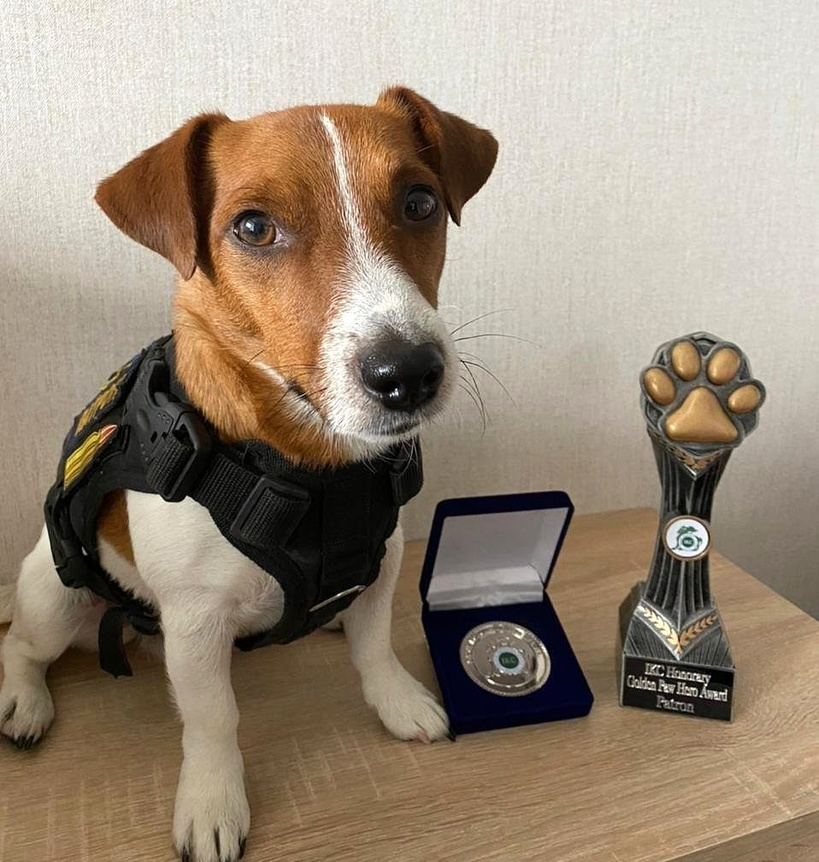
#> input picture пес патрон.jpg, 819 x 862 px, shrunk from 958 x 1008 before the run
$ python task2.py
#> lines starting #> are read from the running program, lines starting #| are printed output that depends on the picture
import numpy as np
from matplotlib.image import imread
import matplotlib.pyplot as plt

image_raw = imread("пес патрон.jpg")
#> image_raw is the input picture: shape (862, 819, 3); mean R, G, B 153.1, 138.1, 120.4
print(image_raw.shape)
#| (862, 819, 3)
plt.figure(figsize=(6, 6))
plt.imshow(image_raw)
plt.title("Original")
plt.show()

image_sum = image_raw.sum(axis=2)
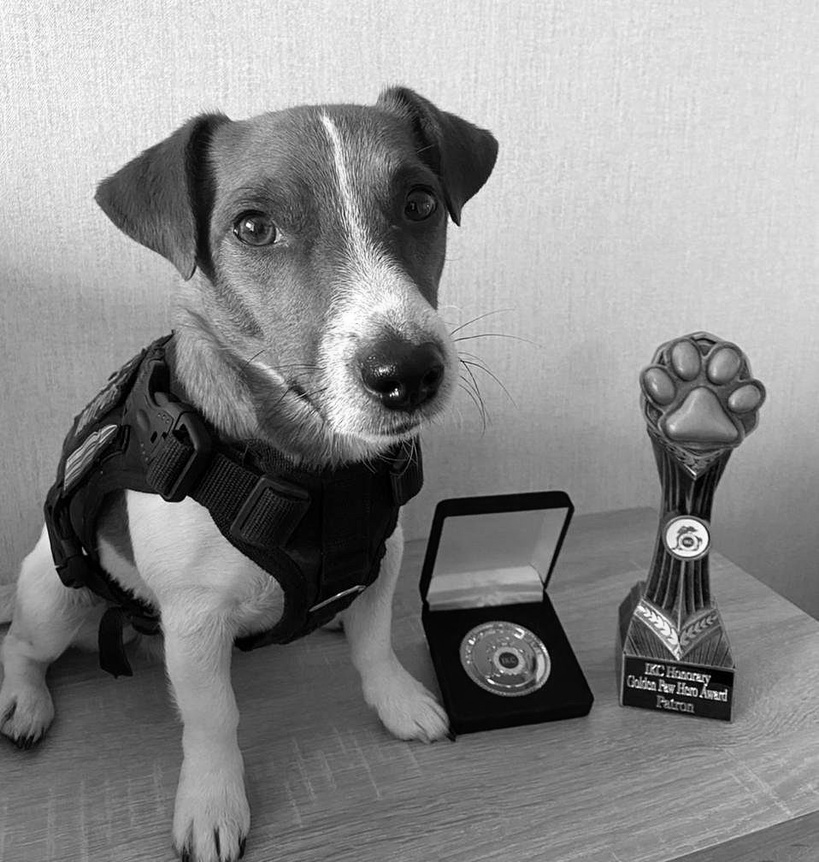
#> image_sum: shape (862, 819) uint64; min 0, max 765, mean 411.6; drawn with min black and max white
print(image_sum.shape)
#| (862, 819)
image_bw = image_sum / image_sum.max()
print(image_bw.max())
#| 1.0
plt.figure(figsize=(6, 6))
plt.imshow(image_bw, cmap='gray')
plt.title("Black and white")
plt.show()

def fit_pca(X):
    mean = X.mean(axis=0)
#> mean = 819 values, max 0.693 at index 777, min 0.36 at index 426, mean 0.538
    Xc = X - mean
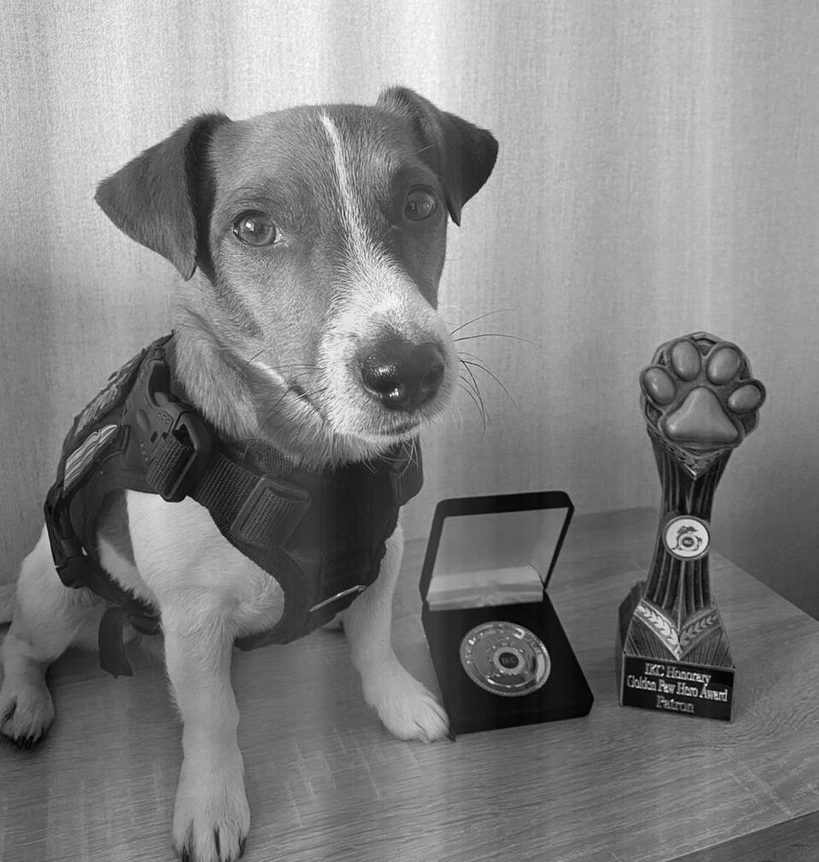
#> Xc: shape (862, 819) float64; min -0.623, max 0.605, mean 4.98e-17; drawn with min black and max white
    cov = np.cov(Xc, rowvar=False)
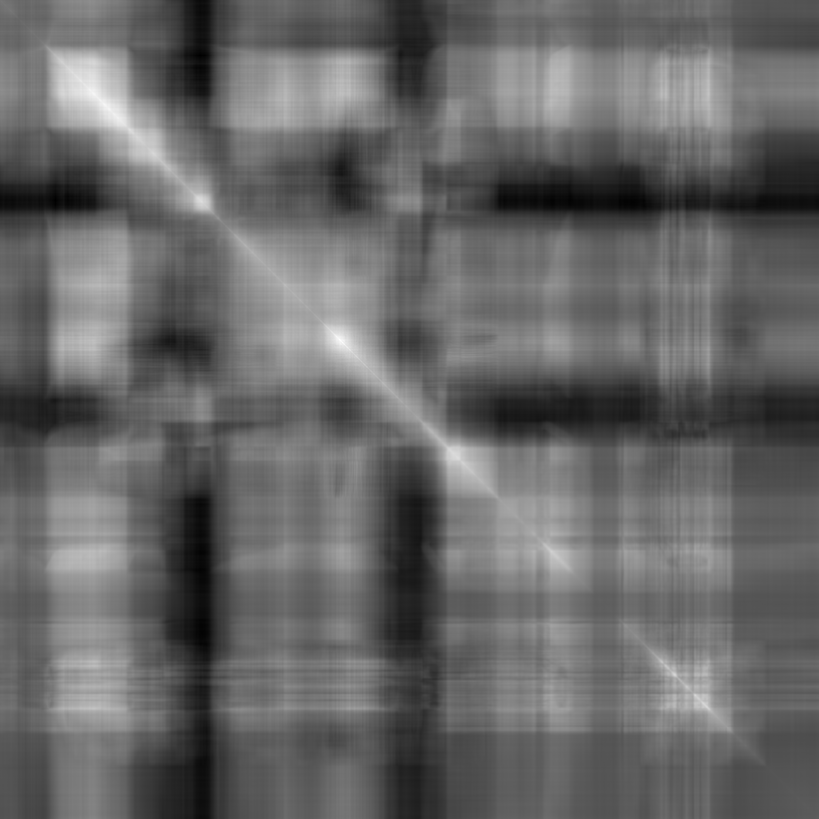
#> cov: shape (819, 819) float64; min -0.0132, max 0.101, mean 0.033; drawn with min black and max white
    eigenvalues, eigenvectors = np.linalg.eigh(cov)
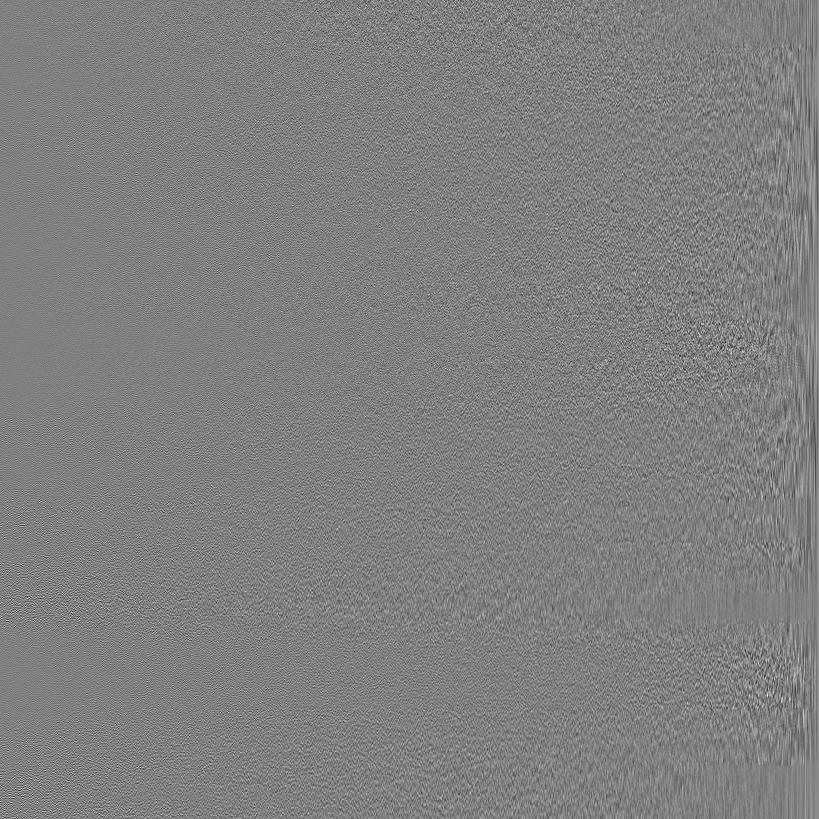
#> eigenvectors: shape (819, 819) float64; min -0.263, max 0.259, mean 3.06e-05; drawn with min black and max white
#> eigenvalues = 819 values from 1.5e-08 to 29.03
    if np.allclose(eigenvalues.imag, 0):
        eigenvalues = np.real(eigenvalues)
    if np.allclose(eigenvectors.imag, 0):
        eigenvectors = np.real(eigenvectors)
    order = np.argsort(eigenvalues)[::-1]
#> order = 819 values, max 818 at index 0, min 0 at index 818, mean 409
    eigenvalues = eigenvalues[order]
#> eigenvalues = 819 values, max 29.03 at index 0, min 1.5e-08 at index 818, mean 0.0627
    eigenvectors = eigenvectors[:, order]
    return mean, eigenvalues, eigenvectors

def reconstruct(X, mean, eigenvectors, k):
    W = eigenvectors[:, :k]
    Z = (X - mean) @ W
    return Z @ W.T + mean

mean, eigenvalues, eigenvectors = fit_pca(image_bw)

explained = eigenvalues / eigenvalues.sum()
#> explained = 819 values, max 0.565 at index 0, min 2.92e-10 at index 818, mean 0.00122
cumulative = np.cumsum(explained) * 100
#> cumulative = 819 values from 56.54 to 100
k95 = int(np.argmax(cumulative >= 95)) + 1
#> k95 = 23
print("Number of components explaining 95% variance:", k95)
#| Number of components explaining 95% variance: 23

plt.figure(figsize=(9, 4))
plt.plot(cumulative)
plt.axhline(95, color="r", linestyle="--")
plt.axvline(k95, color="k", linestyle="--")
plt.xlabel("Principal components")
plt.ylabel("Cumulative explained variance, %")
plt.title("Cumulative Explained Variance")
plt.show()
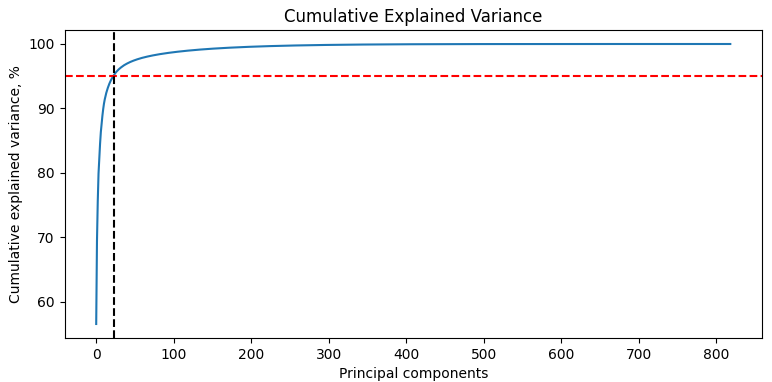
#> figure drawn by matplotlib, 1 panel; curve peaks at x = 818, y = 100

rec = reconstruct(image_bw, mean, eigenvectors, k95)
plt.figure(figsize=(7, 6))
plt.imshow(np.clip(rec, 0, 1), cmap="gray")
plt.title(f"Reconstruction, {k95} components")
plt.show()
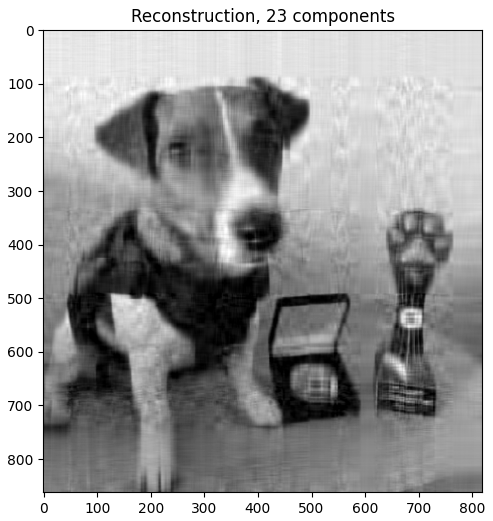
#> figure drawn by matplotlib, 1 panel

ks = [5, 15, 25, 75, 100, 170]
fig, axes = plt.subplots(2, 3, figsize=(15, 8))
for ax, k in zip(axes.ravel(), ks):
    ax.imshow(np.clip(reconstruct(image_bw, mean, eigenvectors, k), 0, 1), cmap="gray")
    ax.set_title(f"Components: {k}")
plt.tight_layout()
plt.show()
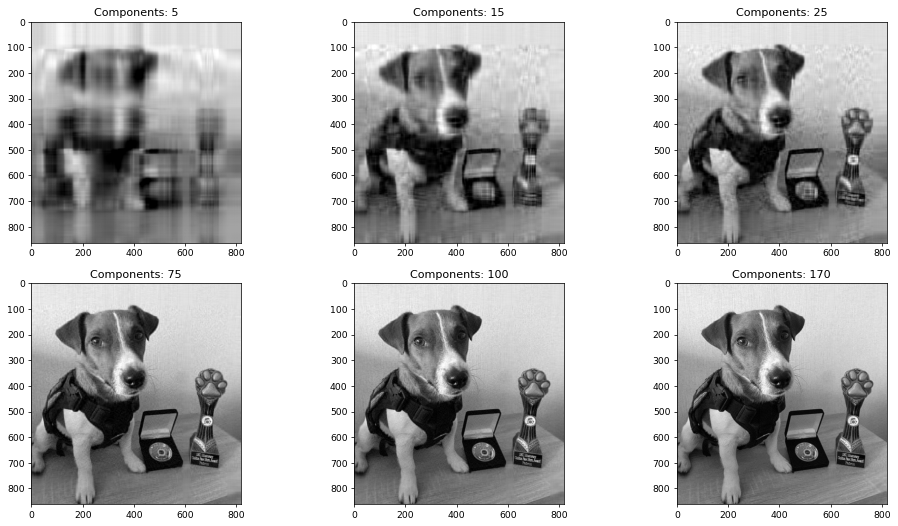
#> figure drawn by matplotlib, 6 panels
